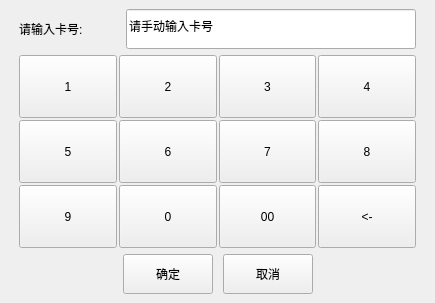
<?xml version="1.0" encoding="UTF-8"?>
<ui version="4.0">
 <class>read_magnetic_card</class>
 <widget class="QDialog" name="read_magnetic_card">
  <property name="geometry">
   <rect>
    <x>0</x>
    <y>0</y>
    <width>435</width>
    <height>303</height>
   </rect>
  </property>
  <property name="windowTitle">
   <string>Dialog</string>
  </property>
  <layout class="QVBoxLayout" name="verticalLayout_2">
   <property name="spacing">
    <number>6</number>
   </property>
   <property name="leftMargin">
    <number>9</number>
   </property>
   <property name="topMargin">
    <number>9</number>
   </property>
   <property name="rightMargin">
    <number>9</number>
   </property>
   <property name="bottomMargin">
    <number>9</number>
   </property>
   <item>
    <layout class="QHBoxLayout" name="horizontalLayout_3">
     <property name="leftMargin">
      <number>10</number>
     </property>
     <property name="rightMargin">
      <number>10</number>
     </property>
     <item>
      <widget class="QLabel" name="label_2">
       <property name="sizePolicy">
        <sizepolicy hsizetype="Fixed" vsizetype="Fixed">
         <horstretch>0</horstretch>
         <verstretch>0</verstretch>
        </sizepolicy>
       </property>
       <property name="minimumSize">
        <size>
         <width>101</width>
         <height>40</height>
        </size>
       </property>
       <property name="text">
        <string>请输入卡号:</string>
       </property>
      </widget>
     </item>
     <item>
      <widget class="QLineEdit" name="lineEdit">
       <property name="minimumSize">
        <size>
         <width>0</width>
         <height>40</height>
        </size>
       </property>
       <property name="text">
        <string>请手动输入卡号</string>
       </property>
      </widget>
     </item>
    </layout>
   </item>
   <item>
    <layout class="QGridLayout" name="gridLayout">
     <property name="leftMargin">
      <number>10</number>
     </property>
     <property name="rightMargin">
      <number>10</number>
     </property>
     <property name="spacing">
      <number>2</number>
     </property>
     <item row="0" column="0">
      <widget class="QPushButton" name="pushButton">
       <property name="sizePolicy">
        <sizepolicy hsizetype="Expanding" vsizetype="Expanding">
         <horstretch>0</horstretch>
         <verstretch>0</verstretch>
        </sizepolicy>
       </property>
       <property name="minimumSize">
        <size>
         <width>71</width>
         <height>61</height>
        </size>
       </property>
       <property name="focusPolicy">
        <enum>Qt::NoFocus</enum>
       </property>
       <property name="text">
        <string>1</string>
       </property>
       <property name="outer_stylesheet" stdset="0">
        <string>pushbutton</string>
       </property>
      </widget>
     </item>
     <item row="0" column="1">
      <widget class="QPushButton" name="pushButton_2">
       <property name="sizePolicy">
        <sizepolicy hsizetype="Expanding" vsizetype="Expanding">
         <horstretch>0</horstretch>
         <verstretch>0</verstretch>
        </sizepolicy>
       </property>
       <property name="minimumSize">
        <size>
         <width>71</width>
         <height>61</height>
        </size>
       </property>
       <property name="focusPolicy">
        <enum>Qt::NoFocus</enum>
       </property>
       <property name="text">
        <string>2</string>
       </property>
       <property name="outer_stylesheet" stdset="0">
        <string>pushbutton</string>
       </property>
      </widget>
     </item>
     <item row="0" column="2">
      <widget class="QPushButton" name="pushButton_3">
       <property name="sizePolicy">
        <sizepolicy hsizetype="Expanding" vsizetype="Expanding">
         <horstretch>0</horstretch>
         <verstretch>0</verstretch>
        </sizepolicy>
       </property>
       <property name="minimumSize">
        <size>
         <width>71</width>
         <height>61</height>
        </size>
       </property>
       <property name="focusPolicy">
        <enum>Qt::NoFocus</enum>
       </property>
       <property name="text">
        <string>3</string>
       </property>
       <property name="outer_stylesheet" stdset="0">
        <string>pushbutton</string>
       </property>
      </widget>
     </item>
     <item row="0" column="3">
      <widget class="QPushButton" name="pushButton_6">
       <property name="sizePolicy">
        <sizepolicy hsizetype="Expanding" vsizetype="Expanding">
         <horstretch>0</horstretch>
         <verstretch>0</verstretch>
        </sizepolicy>
       </property>
       <property name="minimumSize">
        <size>
         <width>71</width>
         <height>61</height>
        </size>
       </property>
       <property name="focusPolicy">
        <enum>Qt::NoFocus</enum>
       </property>
       <property name="text">
        <string>4</string>
       </property>
       <property name="outer_stylesheet" stdset="0">
        <string>pushbutton</string>
       </property>
      </widget>
     </item>
     <item row="1" column="0">
      <widget class="QPushButton" name="pushButton_5">
       <property name="sizePolicy">
        <sizepolicy hsizetype="Expanding" vsizetype="Expanding">
         <horstretch>0</horstretch>
         <verstretch>0</verstretch>
        </sizepolicy>
       </property>
       <property name="minimumSize">
        <size>
         <width>71</width>
         <height>61</height>
        </size>
       </property>
       <property name="focusPolicy">
        <enum>Qt::NoFocus</enum>
       </property>
       <property name="text">
        <string>5</string>
       </property>
       <property name="outer_stylesheet" stdset="0">
        <string>pushbutton</string>
       </property>
      </widget>
     </item>
     <item row="1" column="1">
      <widget class="QPushButton" name="pushButton_8">
       <property name="sizePolicy">
        <sizepolicy hsizetype="Expanding" vsizetype="Expanding">
         <horstretch>0</horstretch>
         <verstretch>0</verstretch>
        </sizepolicy>
       </property>
       <property name="minimumSize">
        <size>
         <width>71</width>
         <height>61</height>
        </size>
       </property>
       <property name="focusPolicy">
        <enum>Qt::NoFocus</enum>
       </property>
       <property name="text">
        <string>6</string>
       </property>
       <property name="outer_stylesheet" stdset="0">
        <string>pushbutton</string>
       </property>
      </widget>
     </item>
     <item row="1" column="2">
      <widget class="QPushButton" name="pushButton_4">
       <property name="sizePolicy">
        <sizepolicy hsizetype="Expanding" vsizetype="Expanding">
         <horstretch>0</horstretch>
         <verstretch>0</verstretch>
        </sizepolicy>
       </property>
       <property name="minimumSize">
        <size>
         <width>71</width>
         <height>61</height>
        </size>
       </property>
       <property name="focusPolicy">
        <enum>Qt::NoFocus</enum>
       </property>
       <property name="text">
        <string>7</string>
       </property>
       <property name="outer_stylesheet" stdset="0">
        <string>pushbutton</string>
       </property>
      </widget>
     </item>
     <item row="1" column="3">
      <widget class="QPushButton" name="pushButton_7">
       <property name="sizePolicy">
        <sizepolicy hsizetype="Expanding" vsizetype="Expanding">
         <horstretch>0</horstretch>
         <verstretch>0</verstretch>
        </sizepolicy>
       </property>
       <property name="minimumSize">
        <size>
         <width>71</width>
         <height>61</height>
        </size>
       </property>
       <property name="focusPolicy">
        <enum>Qt::NoFocus</enum>
       </property>
       <property name="text">
        <string>8</string>
       </property>
       <property name="outer_stylesheet" stdset="0">
        <string>pushbutton</string>
       </property>
      </widget>
     </item>
     <item row="2" column="0">
      <widget class="QPushButton" name="pushButton_10">
       <property name="sizePolicy">
        <sizepolicy hsizetype="Expanding" vsizetype="Expanding">
         <horstretch>0</horstretch>
         <verstretch>0</verstretch>
        </sizepolicy>
       </property>
       <property name="minimumSize">
        <size>
         <width>71</width>
         <height>61</height>
        </size>
       </property>
       <property name="focusPolicy">
        <enum>Qt::NoFocus</enum>
       </property>
       <property name="text">
        <string>9</string>
       </property>
       <property name="outer_stylesheet" stdset="0">
        <string>pushbutton</string>
       </property>
      </widget>
     </item>
     <item row="2" column="1">
      <widget class="QPushButton" name="pushButton_12">
       <property name="sizePolicy">
        <sizepolicy hsizetype="Expanding" vsizetype="Expanding">
         <horstretch>0</horstretch>
         <verstretch>0</verstretch>
        </sizepolicy>
       </property>
       <property name="minimumSize">
        <size>
         <width>71</width>
         <height>61</height>
        </size>
       </property>
       <property name="focusPolicy">
        <enum>Qt::NoFocus</enum>
       </property>
       <property name="text">
        <string>0</string>
       </property>
       <property name="outer_stylesheet" stdset="0">
        <string>pushbutton</string>
       </property>
      </widget>
     </item>
     <item row="2" column="2">
      <widget class="QPushButton" name="pushButton_9">
       <property name="sizePolicy">
        <sizepolicy hsizetype="Expanding" vsizetype="Expanding">
         <horstretch>0</horstretch>
         <verstretch>0</verstretch>
        </sizepolicy>
       </property>
       <property name="minimumSize">
        <size>
         <width>71</width>
         <height>61</height>
        </size>
       </property>
       <property name="focusPolicy">
        <enum>Qt::NoFocus</enum>
       </property>
       <property name="text">
        <string>00</string>
       </property>
       <property name="outer_stylesheet" stdset="0">
        <string>pushbutton</string>
       </property>
      </widget>
     </item>
     <item row="2" column="3">
      <widget class="QPushButton" name="pushButton_11">
       <property name="sizePolicy">
        <sizepolicy hsizetype="Expanding" vsizetype="Expanding">
         <horstretch>0</horstretch>
         <verstretch>0</verstretch>
        </sizepolicy>
       </property>
       <property name="minimumSize">
        <size>
         <width>71</width>
         <height>61</height>
        </size>
       </property>
       <property name="focusPolicy">
        <enum>Qt::NoFocus</enum>
       </property>
       <property name="text">
        <string>&lt;-</string>
       </property>
       <property name="outer_stylesheet" stdset="0">
        <string>pushbutton</string>
       </property>
      </widget>
     </item>
    </layout>
   </item>
   <item>
    <layout class="QHBoxLayout" name="horizontalLayout_2">
     <property name="spacing">
      <number>10</number>
     </property>
     <property name="leftMargin">
      <number>10</number>
     </property>
     <property name="rightMargin">
      <number>10</number>
     </property>
     <property name="bottomMargin">
      <number>0</number>
     </property>
     <item>
      <spacer name="horizontalSpacer">
       <property name="orientation">
        <enum>Qt::Horizontal</enum>
       </property>
       <property name="sizeHint" stdset="0">
        <size>
         <width>40</width>
         <height>20</height>
        </size>
       </property>
      </spacer>
     </item>
     <item>
      <widget class="QPushButton" name="pushButton_16">
       <property name="sizePolicy">
        <sizepolicy hsizetype="Fixed" vsizetype="Fixed">
         <horstretch>0</horstretch>
         <verstretch>0</verstretch>
        </sizepolicy>
       </property>
       <property name="minimumSize">
        <size>
         <width>90</width>
         <height>40</height>
        </size>
       </property>
       <property name="focusPolicy">
        <enum>Qt::NoFocus</enum>
       </property>
       <property name="text">
        <string>确定</string>
       </property>
       <property name="outer_stylesheet" stdset="0">
        <string>pushbutton</string>
       </property>
      </widget>
     </item>
     <item>
      <widget class="QPushButton" name="pushButton_15">
       <property name="sizePolicy">
        <sizepolicy hsizetype="Fixed" vsizetype="Fixed">
         <horstretch>0</horstretch>
         <verstretch>0</verstretch>
        </sizepolicy>
       </property>
       <property name="minimumSize">
        <size>
         <width>90</width>
         <height>40</height>
        </size>
       </property>
       <property name="focusPolicy">
        <enum>Qt::NoFocus</enum>
       </property>
       <property name="text">
        <string>取消</string>
       </property>
       <property name="outer_stylesheet" stdset="0">
        <string>pushbutton</string>
       </property>
      </widget>
     </item>
     <item>
      <spacer name="horizontalSpacer_2">
       <property name="orientation">
        <enum>Qt::Horizontal</enum>
       </property>
       <property name="sizeHint" stdset="0">
        <size>
         <width>40</width>
         <height>20</height>
        </size>
       </property>
      </spacer>
     </item>
    </layout>
   </item>
  </layout>
 </widget>
 <resources/>
 <connections/>
</ui>
